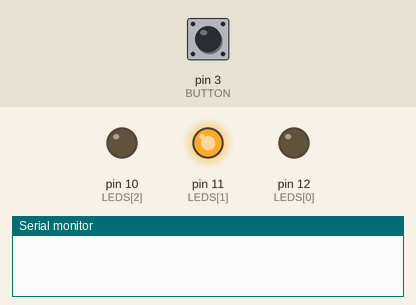
Recording of a sketch running on a simulated Arduino Uno, built with avr-gcc and run on an emulated ATmega328P. Shown: output pins drawn as LEDs (lit = HIGH), the last lines printed to the serial monitor. Dashed ring = blinking. The test bench sets the inputs (shaded band); at power-on: pin 3 (BUTTON) HIGH.

Above: at 1.2 s.
1.3 s: pin 3 (BUTTON) pulled LOW for 0.15 s
At 1.8 s:
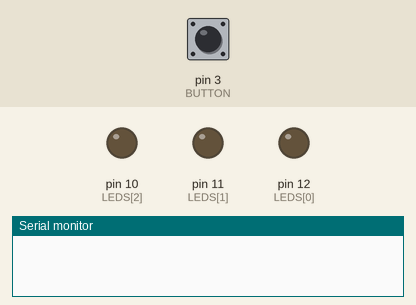
4.4 s: pin 3 (BUTTON) pulled LOW for 1 s
At 5.7 s:
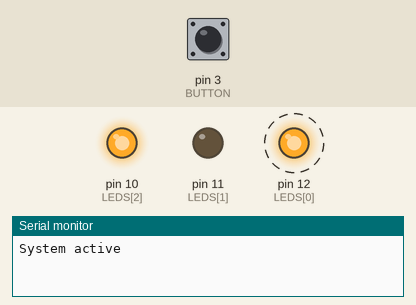
7.4 s: pin 3 (BUTTON) pulled LOW for 3.2 s
At 8.8 s:
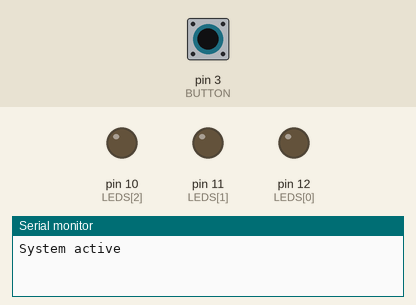
Timing chart, 0 to 10.4 s (numbered marks = the images above; inputs shaded):
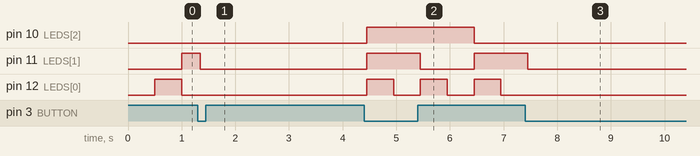

Measured:
- after the input at 1.3 s, pin 10 (LEDS[2]): stays LOW (without the input it goes to HIGH after 0.70 s); pin 12 (LEDS[0]): stops changing and stays LOW
- after the input at 4.4 s, pin 10 (LEDS[2]): LOW → HIGH after 0.05 s, → LOW 2.0 s later; pin 11 (LEDS[1]): LOW → HIGH after 0.05 s, → LOW 1.0 s later, → HIGH 1.0 s later; pin 12 (LEDS[0]): alternates HIGH for 0.50 s and LOW for 0.50 s, starting after 0.05 s
- after the input at 7.4 s, pin 10 (LEDS[2]), pin 12 (LEDS[0]): stops changing and stays LOW; pin 11 (LEDS[1]): goes on until 7.4 s, then stays LOW

The sketch:

ex7_three_leds.ino
```cpp
// millis lab, Exercise 7: three LEDs (500 / 1000 / 2000 ms), "System active" every 5 s, a button enables/disables the blinking
const int LEDS[] = {12, 11, 10};
const unsigned long PERIODS[] = {500, 1000, 2000};
const int NB = 3;
const int BUTTON = 3;
unsigned long previous[NB] = {0, 0, 0};
bool state[NB] = {false, false, false};
unsigned long prevMsg = 0;
bool blinkingEnabled = true;

// ---- debounced button: true once per valid press ----
const unsigned long DEBOUNCE_DELAY = 50;
int buttonState = HIGH, lastReading = HIGH;
unsigned long lastDebounceTime = 0;
bool buttonPressed(int pin) {
  int reading = digitalRead(pin);
  bool pressed = false;
  if (reading != lastReading) lastDebounceTime = millis();
  if (millis() - lastDebounceTime > DEBOUNCE_DELAY && reading != buttonState) {
    buttonState = reading;
    if (buttonState == LOW) pressed = true;
  }
  lastReading = reading;
  return pressed;
}

void setup() {
  for (int i = 0; i < NB; i++) pinMode(LEDS[i], OUTPUT);
  pinMode(BUTTON, INPUT_PULLUP);
  Serial.begin(9600);
}
void loop() {
  unsigned long now = millis();
  if (buttonPressed(BUTTON)) {                       // Q5: enable / disable
    blinkingEnabled = !blinkingEnabled;
    if (!blinkingEnabled) for (int i = 0; i < NB; i++) { state[i] = false; digitalWrite(LEDS[i], LOW); }
  }
  if (blinkingEnabled) {
    for (int i = 0; i < NB; i++) {                   // one timer per LED, in arrays
      if (now - previous[i] >= PERIODS[i]) {
        previous[i] = now;
        state[i] = !state[i];
        digitalWrite(LEDS[i], state[i]);
      }
    }
  }
  if (now - prevMsg >= 5000) {                       // Q4: never interrupted by the button
    prevMsg = now;
    Serial.println("System active");
  }
}
```
